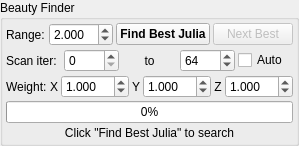
               <widget class="QGroupBox" name="groupBox_beauty_finder">
                <property name="title">
                 <string>Beauty Finder</string>
                </property>
                <layout class="QVBoxLayout" name="layout_beauty_finder">
                 <property name="spacing"><number>3</number></property>
                 <property name="leftMargin"><number>3</number></property>
                 <property name="topMargin"><number>3</number></property>
                 <property name="rightMargin"><number>3</number></property>
                 <property name="bottomMargin"><number>3</number></property>
                 <!-- Row 1: Range + buttons -->
                 <item>
                  <layout class="QHBoxLayout" name="layout_beauty_range">
                   <property name="spacing"><number>3</number></property>
                   <item>
                    <widget class="QLabel" name="label_beauty_range">
                     <property name="text"><string>Range:</string></property>
                    </widget>
                   </item>
                   <item>
                    <widget class="QDoubleSpinBox" name="spinBox_beauty_range">
                     <property name="minimum"><double>0.001000000000000</double></property>
                     <property name="maximum"><double>10.000000000000000</double></property>
                     <property name="value"><double>2.000000000000000</double></property>
                     <property name="decimals"><number>3</number></property>
                     <property name="singleStep"><double>0.010000000000000</double></property>
                     <property name="toolTip"><string>Search range in c-space (fine: 0.001)</string></property>
                    </widget>
                   </item>
                   <item>
                    <widget class="QPushButton" name="pushButton_beauty_find">
                     <property name="text"><string>Find Best Julia</string></property>
                     <property name="toolTip"><string>Scan c-space to find the best Julia set for the current fractal</string></property>
                     <property name="styleSheet"><string>font-weight: bold;</string></property>
                    </widget>
                   </item>
                   <item>
                    <widget class="QPushButton" name="pushButton_beauty_next">
                     <property name="text"><string>Next Best</string></property>
                     <property name="toolTip"><string>Apply the next-best result</string></property>
                     <property name="enabled"><bool>false</bool></property>
                    </widget>
                   </item>
                  </layout>
                 </item>
                 <!-- Row 2: Iteration range for beauty scan -->
                 <item>
                  <layout class="QHBoxLayout" name="layout_beauty_iter">
                   <property name="spacing"><number>3</number></property>
                   <item><widget class="QLabel"><property name="text"><string>Scan iter:</string></property></widget></item>
                   <item>
                    <widget class="QSpinBox" name="spinBox_beauty_iter_start">
                     <property name="minimum"><number>0</number></property>
                     <property name="maximum"><number>9999</number></property>
                     <property name="value"><number>0</number></property>
                     <property name="toolTip"><string>Start iteration for beauty scoring</string></property>
                    </widget>
                   </item>
                   <item><widget class="QLabel"><property name="text"><string>to</string></property><property name="alignment"><set>Qt::AlignCenter</set></property></widget></item>
                   <item>
                    <widget class="QSpinBox" name="spinBox_beauty_iter_stop">
                     <property name="minimum"><number>1</number></property>
                     <property name="maximum"><number>9999</number></property>
                     <property name="value"><number>64</number></property>
                     <property name="toolTip"><string>Stop iteration for beauty scoring</string></property>
                    </widget>
                   </item>
                   <item>
                    <widget class="QCheckBox" name="checkBox_beauty_auto">
                     <property name="text"><string>Auto</string></property>
                     <property name="toolTip"><string>Auto-update on Julia slider change</string></property>
                     <property name="checked"><bool>false</bool></property>
                    </widget>
                   </item>
                  </layout>
                 </item>
                 <!-- Row 3: Per-component weight for beauty scan -->
                 <item>
                  <layout class="QHBoxLayout" name="layout_beauty_weight">
                   <property name="spacing"><number>3</number></property>
                   <item><widget class="QLabel"><property name="text"><string>Weight:</string></property></widget></item>
                   <item><widget class="QLabel"><property name="text"><string>X</string></property><property name="alignment"><set>Qt::AlignCenter</set></property></widget></item>
                   <item>
                    <widget class="QDoubleSpinBox" name="spinBox_beauty_weight_x">
                     <property name="minimum"><double>-10</double></property>
                     <property name="maximum"><double>10</double></property>
                     <property name="value"><double>1.0</double></property>
                     <property name="decimals"><number>3</number></property>
                     <property name="singleStep"><double>0.1</double></property>
                    </widget>
                   </item>
                   <item><widget class="QLabel"><property name="text"><string>Y</string></property><property name="alignment"><set>Qt::AlignCenter</set></property></widget></item>
                   <item>
                    <widget class="QDoubleSpinBox" name="spinBox_beauty_weight_y">
                     <property name="minimum"><double>-10</double></property>
                     <property name="maximum"><double>10</double></property>
                     <property name="value"><double>1.0</double></property>
                     <property name="decimals"><number>3</number></property>
                     <property name="singleStep"><double>0.1</double></property>
                    </widget>
                   </item>
                   <item><widget class="QLabel"><property name="text"><string>Z</string></property><property name="alignment"><set>Qt::AlignCenter</set></property></widget></item>
                   <item>
                    <widget class="QDoubleSpinBox" name="spinBox_beauty_weight_z">
                     <property name="minimum"><double>-10</double></property>
                     <property name="maximum"><double>10</double></property>
                     <property name="value"><double>1.0</double></property>
                     <property name="decimals"><number>3</number></property>
                     <property name="singleStep"><double>0.1</double></property>
                    </widget>
                   </item>
                  </layout>
                 </item>
                 <!-- Progress + result -->
                 <item>
                  <widget class="QProgressBar" name="progressBar_beauty">
                   <property name="value"><number>0</number></property>
                   <property name="textVisible"><bool>true</bool></property>
                  </widget>
                 </item>
                 <item>
                  <widget class="QLabel" name="label_beauty_result">
                   <property name="text"><string>Click "Find Best Julia" to search</string></property>
                   <property name="alignment"><set>Qt::AlignCenter</set></property>
                   <property name="wordWrap"><bool>true</bool></property>
                  </widget>
                 </item>
                </layout>
               </widget>
